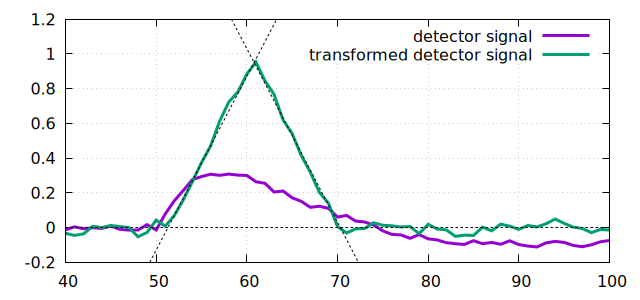

Source code (gnuplot):
set term pngcairo size 640,300
set output "triangle.png"

set grid

plot[40:100][-0.2:1.2] \
	"demo_signal.dat" using 0:1 w l lw 3 title "detector signal", \
    "triangle.dat"    using 0:1 w l lw 3 title "transformed detector signal", \
	(x-51.3)/10   lc black dt '-' notitle, \
	-(x-70.3)/10  lc black dt '-' notitle, \
	0             lc black dt '-' notitle